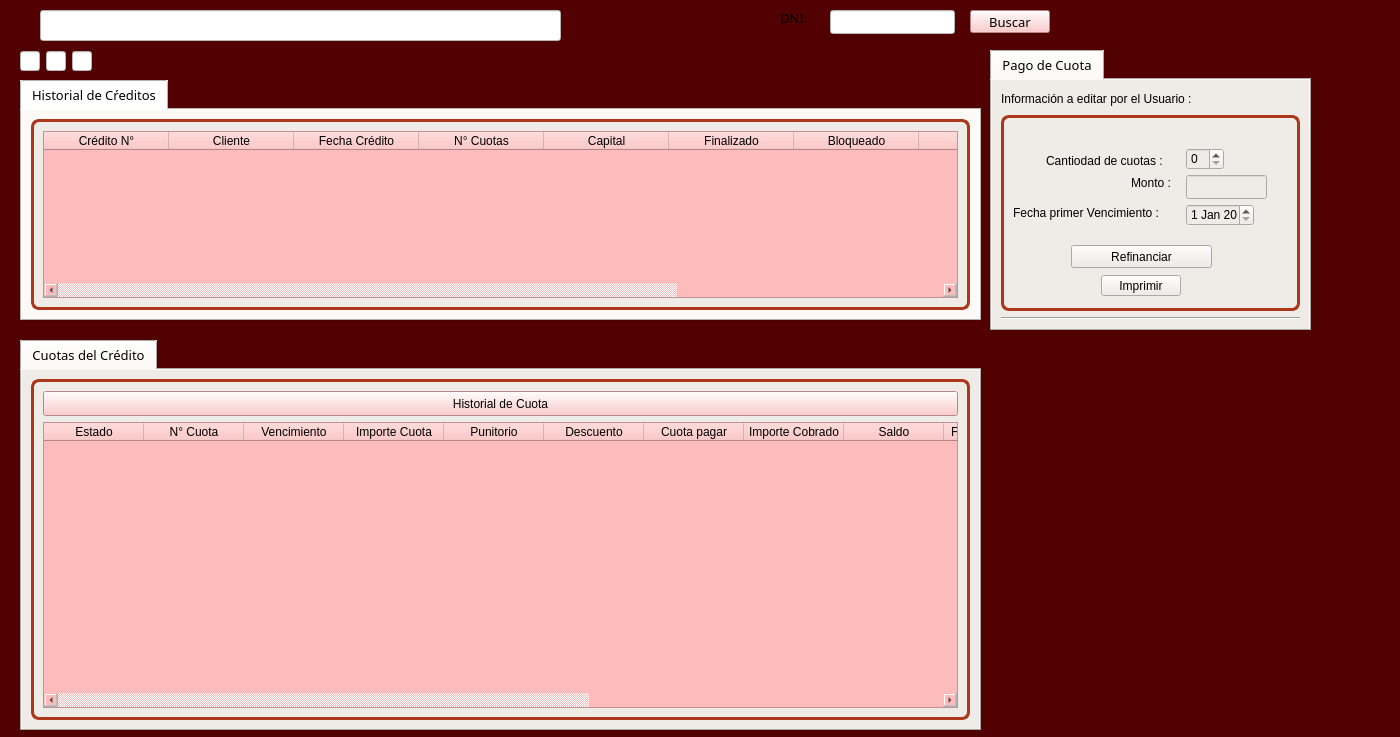
<?xml version="1.0" encoding="UTF-8"?>
<ui version="4.0">
 <class>form_creditos_refinanciar</class>
 <widget class="QWidget" name="form_creditos_refinanciar">
  <property name="geometry">
   <rect>
    <x>0</x>
    <y>0</y>
    <width>1400</width>
    <height>737</height>
   </rect>
  </property>
  <property name="sizePolicy">
   <sizepolicy hsizetype="Fixed" vsizetype="Fixed">
    <horstretch>0</horstretch>
    <verstretch>0</verstretch>
   </sizepolicy>
  </property>
  <property name="minimumSize">
   <size>
    <width>800</width>
    <height>450</height>
   </size>
  </property>
  <property name="maximumSize">
   <size>
    <width>1600</width>
    <height>900</height>
   </size>
  </property>
  <property name="font">
   <font>
    <family>KacstOne</family>
    <pointsize>10</pointsize>
    <weight>9</weight>
    <italic>false</italic>
    <bold>false</bold>
   </font>
  </property>
  <property name="windowTitle">
   <string>Cuotas Pagar</string>
  </property>
  <property name="styleSheet">
   <string notr="true">font: 75 10pt &quot;KacstOne&quot;;
selection-background-color: rgb(255, 170, 127);
color: rgb(0, 0, 0);
background-color: rgb(81, 1, 1);
selection-color: rgb(0, 0, 0);</string>
  </property>
  <widget class="QTabWidget" name="tabWidget_4">
   <property name="geometry">
    <rect>
     <x>20</x>
     <y>340</y>
     <width>961</width>
     <height>391</height>
    </rect>
   </property>
   <property name="styleSheet">
    <string notr="true">background-color: rgb(239, 235, 231);
</string>
   </property>
   <property name="currentIndex">
    <number>0</number>
   </property>
   <widget class="QWidget" name="tab_3">
    <attribute name="icon">
     <iconset>
      <normaloff>Íconos/herramientas-de-papel-y-lapiz.png</normaloff>Íconos/herramientas-de-papel-y-lapiz.png</iconset>
    </attribute>
    <attribute name="title">
     <string>Cuotas del Crédito</string>
    </attribute>
    <layout class="QGridLayout" name="gridLayout_4">
     <item row="0" column="0">
      <widget class="QGroupBox" name="groupBox_3">
       <property name="enabled">
        <bool>true</bool>
       </property>
       <property name="styleSheet">
        <string notr="true">QGroupBox{
background-color: rgb(239, 235, 231);
border-style: solid;
border-width: 3px;
border-color: rgb(172, 55, 26);
border-radius: 8px;
}</string>
       </property>
       <property name="title">
        <string/>
       </property>
       <layout class="QGridLayout" name="gridLayout_3">
        <item row="3" column="0">
         <widget class="QTableWidget" name="tw_listado_cuotas">
          <property name="enabled">
           <bool>false</bool>
          </property>
          <property name="styleSheet">
           <string notr="true">background-color: rgb(252, 188, 188);</string>
          </property>
          <property name="editTriggers">
           <set>QAbstractItemView::AnyKeyPressed|QAbstractItemView::EditKeyPressed|QAbstractItemView::SelectedClicked</set>
          </property>
          <property name="selectionMode">
           <enum>QAbstractItemView::MultiSelection</enum>
          </property>
          <property name="selectionBehavior">
           <enum>QAbstractItemView::SelectRows</enum>
          </property>
          <attribute name="horizontalHeaderDefaultSectionSize">
           <number>100</number>
          </attribute>
          <column>
           <property name="text">
            <string>Estado</string>
           </property>
          </column>
          <column>
           <property name="text">
            <string>N° Cuota</string>
           </property>
          </column>
          <column>
           <property name="text">
            <string>Vencimiento</string>
           </property>
          </column>
          <column>
           <property name="text">
            <string>Importe Cuota</string>
           </property>
          </column>
          <column>
           <property name="text">
            <string>Punitorio</string>
           </property>
          </column>
          <column>
           <property name="text">
            <string>Descuento</string>
           </property>
          </column>
          <column>
           <property name="text">
            <string>Cuota pagar</string>
           </property>
          </column>
          <column>
           <property name="text">
            <string>Importe Cobrado</string>
           </property>
          </column>
          <column>
           <property name="text">
            <string>Saldo</string>
           </property>
          </column>
          <column>
           <property name="text">
            <string>Fecha de Cobro</string>
           </property>
          </column>
          <column>
           <property name="text">
            <string>Capital</string>
           </property>
          </column>
          <column>
           <property name="text">
            <string>Interes</string>
           </property>
          </column>
          <column>
           <property name="text">
            <string>Gastos</string>
           </property>
          </column>
          <column>
           <property name="text">
            <string>Descripcion</string>
           </property>
          </column>
          <column>
           <property name="text">
            <string>id</string>
           </property>
          </column>
         </widget>
        </item>
        <item row="2" column="0">
         <widget class="QPushButton" name="boton_historial_cuota">
          <property name="minimumSize">
           <size>
            <width>0</width>
            <height>25</height>
           </size>
          </property>
          <property name="maximumSize">
           <size>
            <width>16777215</width>
            <height>25</height>
           </size>
          </property>
          <property name="styleSheet">
           <string notr="true">background-color: rgb(252, 188, 188);</string>
          </property>
          <property name="text">
           <string>Historial de Cuota</string>
          </property>
         </widget>
        </item>
       </layout>
      </widget>
     </item>
    </layout>
   </widget>
  </widget>
  <widget class="QTabWidget" name="tabWidget_5">
   <property name="geometry">
    <rect>
     <x>990</x>
     <y>50</y>
     <width>321</width>
     <height>281</height>
    </rect>
   </property>
   <property name="styleSheet">
    <string notr="true">background-color: rgb(239, 235, 231);
</string>
   </property>
   <property name="currentIndex">
    <number>0</number>
   </property>
   <widget class="QWidget" name="tab_5">
    <attribute name="icon">
     <iconset>
      <normaloff>Íconos/maquina-de-facturacion-electronica-con-escaner.png</normaloff>Íconos/maquina-de-facturacion-electronica-con-escaner.png</iconset>
    </attribute>
    <attribute name="title">
     <string>Pago de Cuota</string>
    </attribute>
    <layout class="QGridLayout" name="gridLayout_8">
     <item row="0" column="0">
      <widget class="QLabel" name="label_3">
       <property name="minimumSize">
        <size>
         <width>300</width>
         <height>20</height>
        </size>
       </property>
       <property name="maximumSize">
        <size>
         <width>300</width>
         <height>20</height>
        </size>
       </property>
       <property name="styleSheet">
        <string notr="true"/>
       </property>
       <property name="text">
        <string>Información a editar por el Usuario : </string>
       </property>
      </widget>
     </item>
     <item row="1" column="0">
      <widget class="QGroupBox" name="groupBox_4">
       <property name="enabled">
        <bool>true</bool>
       </property>
       <property name="styleSheet">
        <string notr="true">QGroupBox{
background-color: rgb(239, 235, 231);
border-style: solid;
border-width: 3px;
border-color: rgb(172, 55, 26);
border-radius: 8px;
font:  75 10Pt &quot;Century Schoolbook L&quot;;
}</string>
       </property>
       <property name="title">
        <string/>
       </property>
       <widget class="QPushButton" name="boton_agregar">
        <property name="geometry">
         <rect>
          <x>70</x>
          <y>130</y>
          <width>141</width>
          <height>23</height>
         </rect>
        </property>
        <property name="text">
         <string>Refinanciar</string>
        </property>
       </widget>
       <widget class="QSpinBox" name="cant_cuotas">
        <property name="geometry">
         <rect>
          <x>185</x>
          <y>33</y>
          <width>38</width>
          <height>22</height>
         </rect>
        </property>
       </widget>
       <widget class="QDateEdit" name="dte_primer_venc">
        <property name="geometry">
         <rect>
          <x>185</x>
          <y>89</y>
          <width>68</width>
          <height>22</height>
         </rect>
        </property>
       </widget>
       <widget class="QLineEdit" name="lne_monto">
        <property name="geometry">
         <rect>
          <x>185</x>
          <y>60</y>
          <width>81</width>
          <height>24</height>
         </rect>
        </property>
       </widget>
       <widget class="QLabel" name="label_2">
        <property name="geometry">
         <rect>
          <x>45</x>
          <y>38</y>
          <width>130</width>
          <height>16</height>
         </rect>
        </property>
        <property name="text">
         <string>Cantiodad de cuotas :</string>
        </property>
       </widget>
       <widget class="QLabel" name="label_4">
        <property name="geometry">
         <rect>
          <x>130</x>
          <y>60</y>
          <width>45</width>
          <height>16</height>
         </rect>
        </property>
        <property name="text">
         <string>Monto :</string>
        </property>
       </widget>
       <widget class="QLabel" name="label_5">
        <property name="geometry">
         <rect>
          <x>12</x>
          <y>90</y>
          <width>165</width>
          <height>16</height>
         </rect>
        </property>
        <property name="text">
         <string>Fecha primer Vencimiento :</string>
        </property>
       </widget>
       <widget class="QPushButton" name="boton_imprimir">
        <property name="geometry">
         <rect>
          <x>100</x>
          <y>160</y>
          <width>80</width>
          <height>21</height>
         </rect>
        </property>
        <property name="text">
         <string>Imprimir</string>
        </property>
       </widget>
      </widget>
     </item>
     <item row="3" column="0">
      <widget class="Line" name="line_2">
       <property name="orientation">
        <enum>Qt::Horizontal</enum>
       </property>
      </widget>
     </item>
    </layout>
   </widget>
  </widget>
  <widget class="QTabWidget" name="tabWidget_3">
   <property name="geometry">
    <rect>
     <x>20</x>
     <y>80</y>
     <width>961</width>
     <height>241</height>
    </rect>
   </property>
   <property name="styleSheet">
    <string notr="true">background-color: rgb(252, 249, 247);</string>
   </property>
   <widget class="QWidget" name="tab_4">
    <attribute name="icon">
     <iconset>
      <normaloff>Íconos/documento-financiero.png</normaloff>Íconos/documento-financiero.png</iconset>
    </attribute>
    <attribute name="title">
     <string>Historial de Cŕeditos</string>
    </attribute>
    <layout class="QGridLayout" name="gridLayout_2">
     <item row="0" column="0">
      <widget class="QGroupBox" name="groupBox_2">
       <property name="enabled">
        <bool>true</bool>
       </property>
       <property name="styleSheet">
        <string notr="true">QGroupBox{
background-color: rgb(239, 235, 231);
border-style: solid;
border-width: 3px;
border-color: rgb(172, 55, 26);
border-radius: 8px;
}</string>
       </property>
       <property name="title">
        <string/>
       </property>
       <layout class="QGridLayout" name="gridLayout">
        <item row="0" column="0">
         <widget class="QTableWidget" name="tw_lista_creditos">
          <property name="enabled">
           <bool>false</bool>
          </property>
          <property name="styleSheet">
           <string notr="true">background-color: rgb(252, 188, 188);</string>
          </property>
          <property name="sizeAdjustPolicy">
           <enum>QAbstractScrollArea::AdjustToContentsOnFirstShow</enum>
          </property>
          <property name="selectionBehavior">
           <enum>QAbstractItemView::SelectRows</enum>
          </property>
          <property name="textElideMode">
           <enum>Qt::ElideMiddle</enum>
          </property>
          <attribute name="horizontalHeaderDefaultSectionSize">
           <number>125</number>
          </attribute>
          <column>
           <property name="text">
            <string>Crédito N°</string>
           </property>
          </column>
          <column>
           <property name="text">
            <string>Cliente</string>
           </property>
          </column>
          <column>
           <property name="text">
            <string>Fecha Crédito</string>
           </property>
          </column>
          <column>
           <property name="text">
            <string>N° Cuotas</string>
           </property>
          </column>
          <column>
           <property name="text">
            <string>Capital</string>
           </property>
          </column>
          <column>
           <property name="text">
            <string>Finalizado</string>
           </property>
          </column>
          <column>
           <property name="text">
            <string>Bloqueado</string>
           </property>
          </column>
          <column>
           <property name="text">
            <string>Formula</string>
           </property>
          </column>
          <column>
           <property name="text">
            <string>Tipo Vencimiento</string>
           </property>
          </column>
          <column>
           <property name="text">
            <string>Observaciones</string>
           </property>
          </column>
         </widget>
        </item>
       </layout>
      </widget>
     </item>
    </layout>
   </widget>
  </widget>
  <widget class="QWidget" name="layoutWidget">
   <property name="geometry">
    <rect>
     <x>20</x>
     <y>50</y>
     <width>120</width>
     <height>22</height>
    </rect>
   </property>
   <layout class="QHBoxLayout" name="horizontalLayout_2">
    <item>
     <widget class="QLineEdit" name="lne_capital">
      <property name="enabled">
       <bool>false</bool>
      </property>
      <property name="minimumSize">
       <size>
        <width>20</width>
        <height>20</height>
       </size>
      </property>
      <property name="maximumSize">
       <size>
        <width>2</width>
        <height>20</height>
       </size>
      </property>
      <property name="styleSheet">
       <string notr="true">background-color: rgb(255, 255, 255);</string>
      </property>
     </widget>
    </item>
    <item>
     <widget class="QLineEdit" name="lne_interes">
      <property name="enabled">
       <bool>false</bool>
      </property>
      <property name="minimumSize">
       <size>
        <width>20</width>
        <height>20</height>
       </size>
      </property>
      <property name="maximumSize">
       <size>
        <width>20</width>
        <height>20</height>
       </size>
      </property>
      <property name="styleSheet">
       <string notr="true">background-color: rgb(255, 255, 255);</string>
      </property>
     </widget>
    </item>
    <item>
     <widget class="QLineEdit" name="lne_gastos">
      <property name="enabled">
       <bool>false</bool>
      </property>
      <property name="minimumSize">
       <size>
        <width>20</width>
        <height>20</height>
       </size>
      </property>
      <property name="maximumSize">
       <size>
        <width>20</width>
        <height>20</height>
       </size>
      </property>
      <property name="styleSheet">
       <string notr="true">background-color: rgb(255, 255, 255);</string>
      </property>
     </widget>
    </item>
    <item>
     <spacer name="horizontalSpacer_2">
      <property name="orientation">
       <enum>Qt::Horizontal</enum>
      </property>
      <property name="sizeHint" stdset="0">
       <size>
        <width>40</width>
        <height>20</height>
       </size>
      </property>
     </spacer>
    </item>
   </layout>
  </widget>
  <widget class="QLabel" name="label">
   <property name="geometry">
    <rect>
     <x>780</x>
     <y>10</y>
     <width>29</width>
     <height>16</height>
    </rect>
   </property>
   <property name="text">
    <string>DNI: </string>
   </property>
  </widget>
  <widget class="QLineEdit" name="lne_dni">
   <property name="geometry">
    <rect>
     <x>830</x>
     <y>10</y>
     <width>125</width>
     <height>24</height>
    </rect>
   </property>
   <property name="styleSheet">
    <string notr="true">background-color: rgb(255, 255, 255);
</string>
   </property>
  </widget>
  <widget class="QPushButton" name="boton_buscar_creditos">
   <property name="geometry">
    <rect>
     <x>970</x>
     <y>10</y>
     <width>80</width>
     <height>23</height>
    </rect>
   </property>
   <property name="styleSheet">
    <string notr="true">background-color: rgb(252, 188, 188);</string>
   </property>
   <property name="text">
    <string>Buscar</string>
   </property>
  </widget>
  <widget class="QLineEdit" name="lne_nom_ape">
   <property name="geometry">
    <rect>
     <x>40</x>
     <y>10</y>
     <width>521</width>
     <height>31</height>
    </rect>
   </property>
   <property name="font">
    <font>
     <family>Ubuntu</family>
     <pointsize>15</pointsize>
     <weight>50</weight>
     <italic>false</italic>
     <bold>false</bold>
    </font>
   </property>
   <property name="styleSheet">
    <string notr="true">background-color: rgb(255, 255, 255);
font: 15pt &quot;Ubuntu&quot;;
</string>
   </property>
   <property name="text">
    <string/>
   </property>
  </widget>
  <zorder>label</zorder>
  <zorder>lne_dni</zorder>
  <zorder>boton_buscar_creditos</zorder>
  <zorder>lne_nom_ape</zorder>
  <zorder>layoutWidget</zorder>
  <zorder>tabWidget_4</zorder>
  <zorder>tabWidget_5</zorder>
  <zorder>tabWidget_3</zorder>
 </widget>
 <tabstops>
  <tabstop>lne_dni</tabstop>
  <tabstop>boton_buscar_creditos</tabstop>
  <tabstop>lne_nom_ape</tabstop>
  <tabstop>tabWidget_3</tabstop>
  <tabstop>tw_lista_creditos</tabstop>
  <tabstop>lne_capital</tabstop>
  <tabstop>tabWidget_4</tabstop>
  <tabstop>tw_listado_cuotas</tabstop>
  <tabstop>tabWidget_5</tabstop>
 </tabstops>
 <resources/>
 <connections/>
</ui>
